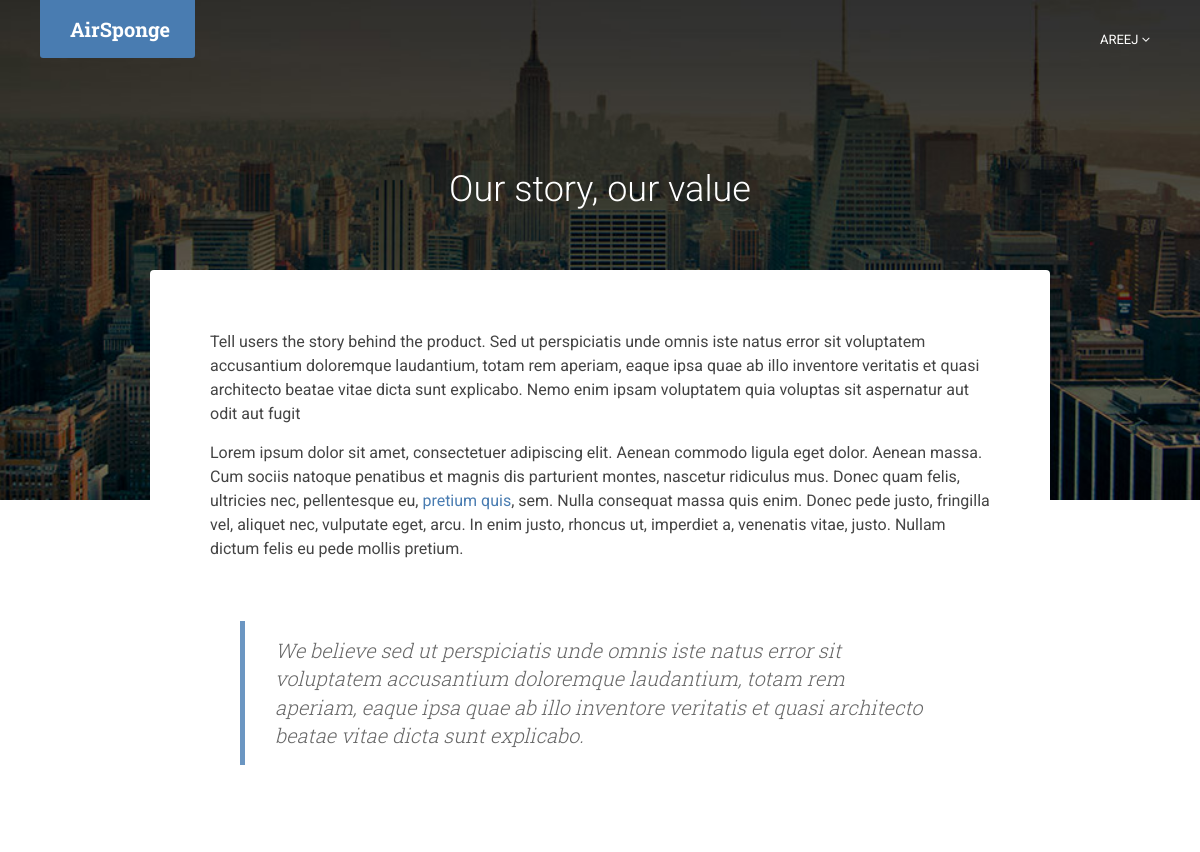
The page /about/ (signed in, upper part) on the database as committed earlier.
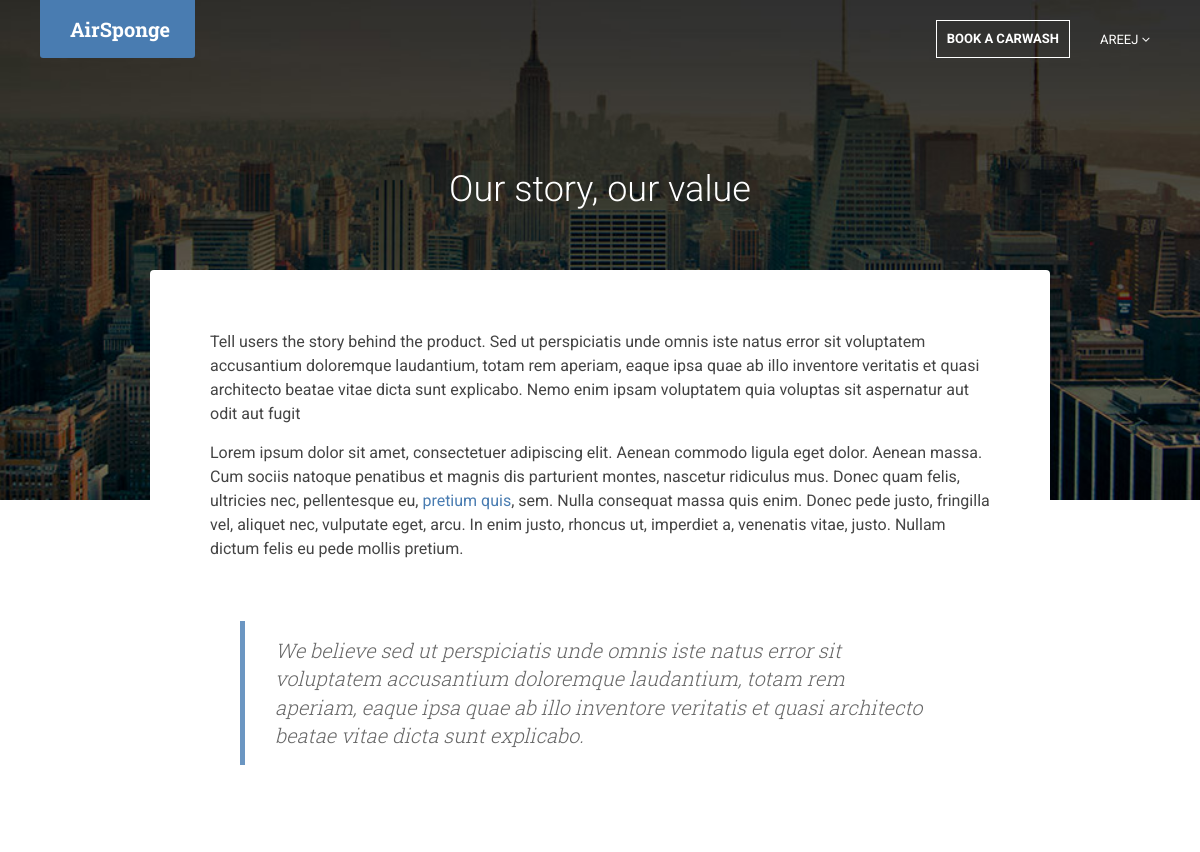
The same page on the database as committed later.
### templates/about.html (shortened to what this page needs)
{% extends 'base.html' %}
{% load staticfiles %}
{% block body-class %}
    class='about-page'
{% endblock %}
{% block nav %}
    {% include 'nav.html' with about_active='active' %}
{% endblock %}
{% block content %}
    <div class="headline-bg about-headline-bg">
    </div>
    <section class="story-section section section-on-bg">
        <h2 class="title container text-center">Our story, our value</h2>
        <div class="story-container container text-center">
            <div class="story-container-inner">
                <div class="about">
                    <p>Tell users the story behind the product. Sed ut perspiciatis unde omnis iste natus error sit
                        voluptatem accusantium doloremque laudantium, totam rem aperiam, eaque ipsa quae ab illo
                        inventore veritatis et quasi architecto beatae vitae dicta sunt explicabo. Nemo enim ipsam
                        voluptatem quia voluptas sit aspernatur aut odit aut fugit</p>
                    <p>Lorem ipsum dolor sit amet, consectetuer adipiscing elit. Aenean commodo ligula eget dolor.
                        Aenean massa. Cum sociis natoque penatibus et magnis dis parturient montes, nascetur ridiculus
                        mus. Donec quam felis, ultricies nec, pellentesque eu, <a href="#">pretium quis</a>, sem. Nulla
                        consequat massa quis enim. Donec pede justo, fringilla vel, aliquet nec, vulputate eget, arcu.
                        In enim justo, rhoncus ut, imperdiet a, venenatis vitae, justo. Nullam dictum felis eu pede
                        mollis pretium.</p>
                    <blockquote class="belife">We believe sed ut perspiciatis unde omnis iste natus error sit voluptatem
                        accusantium doloremque laudantium, totam rem aperiam, eaque ipsa quae ab illo inventore
                        veritatis et quasi architecto beatae vitae dicta sunt explicabo.
                    </blockquote>
                </div>
            </div>
        </div>
    </section>
{% endblock %}

### templates/nav.html (shortened to what this page needs)
<header id="header{{ none }}" class="header navbar-fixed-top {{ scrolled }}">
    <div>
        <div class="branding">
            <h1 class="logo">
                <a href="/"><span class="text">AirSponge</span></a>
            </h1>
        </div>
        <nav class="main-nav navbar-right" role="navigation">
            <div id="navbar-collapse" class="navbar-collapse collapse">
                <ul class="nav navbar-nav">
                    {% if user.role != 'washer' %}
                        <li class="nav-item nav-item-cta">
                            <a class="btn btn-cta btn-cta-secondary no-border-radius" href="{% url 'a:booking' %}">Book a
                                Carwash</a>
                        </li>
                    {% endif %}
                    {% if user.is_authenticated %}
                        <li class="nav-item nav-item-cta last dropdown">
                            <a
                                    data-toggle="dropdown"
                                    data-hover="dropdown" data-delay="0"
                                    data-close-others="false" href="#">
                                {% if user.first_name %}
                                    {{ user.first_name }}
                                {% else %}
                                    {{ user.username }}
                                {% endif %}
                                <i class="fa fa-angle-down"></i>
                            </a>
                        </li>
                    {% else %}
                        <li class="nav-item"><a href="{% url 'account_login' %}">Log in</a></li>
                        <li class="nav-item nav-item-cta last">
                            <a href="{% url 'account_signup' %}">Sign
                                Up</a>
                        </li>
                    {% endif %}
                </ul>
            </div>
        </nav>
    </div>
</header>

Rows that differ between the two databases and show on the page:
changed BaseUser "AREEJ": role "washer" → "washee" (drawn)
Other text that changed with them:
text now shown: "BOOK A CARWASH"
